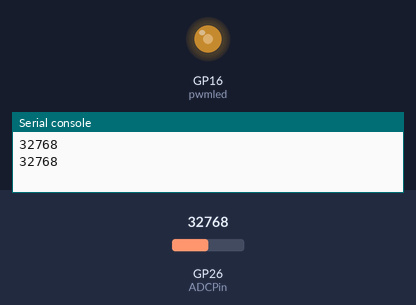
This program was run on a simulated Raspberry Pi Pico running MicroPython. Parts: output pins drawn as LEDs (lit = HIGH), the last lines printed to the serial console. The test bench sets the inputs (shaded band); at power-on: GP26 (ADCPin) = 32768 (analog values on the 0–65535 scale).

Above: at 2.2 s.
2.3 s: GP26 (ADCPin) set to 45874
At 4.2 s:
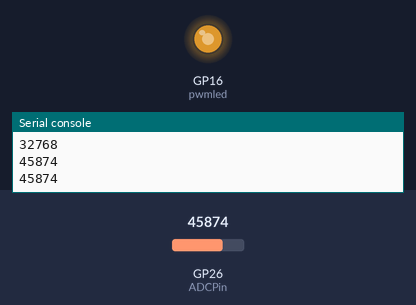
4.5 s: GP26 (ADCPin) set to 57670
At 5.7 s:
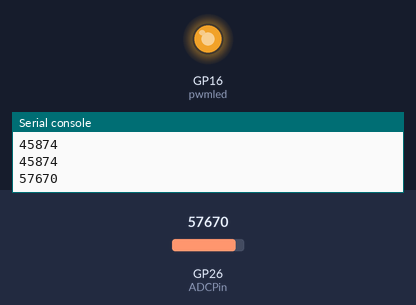
6.5 s: GP26 (ADCPin) set to 7864
At 8.4 s:
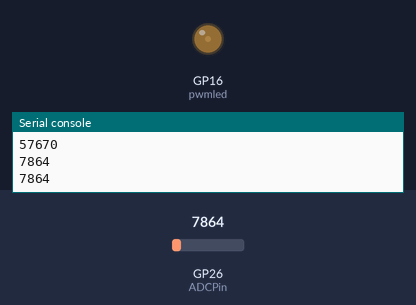
Timing chart, 0 to 9.9 s (numbered marks = the images above; inputs shaded):
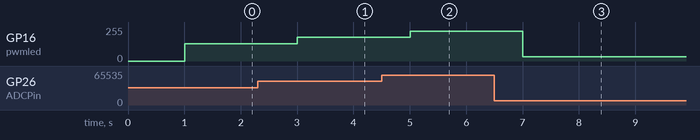

Measured:
- after the input at 2.3 s, GP16 (pwmled): 128/255 → 178/255 after 0.70 s
- after the input at 4.5 s, GP16 (pwmled): 178/255 → 224/255 after 0.50 s
- after the input at 6.5 s, GP16 (pwmled): 224/255 → 31/255 after 0.50 s

The program:

R_2425CL3_ExtLedPWMadcpot_v1_0.py
```python
# (licence header left out)
from machine import Pin, ADC, PWM
from utime import sleep
from os import uname

# Informative block - start
p_keyOhw = "Potenciometro en ADC0-GPIO26 + Led en GPIO16"
p_project = "Lectura Analogica de potenciometro-> Escribe Led con PWM"
p_version = "1.0"
print(f"uPython version: {uname()[3]} ")
print(f"uC: {uname()[4]} - Key other HW : {p_keyOhw}")
print(f"Program: {p_project} - Version: {p_version}")

print('Inicio de inicializacion ...', end='')
ADCPin = 26
adc = ADC(Pin(ADCPin))
EXTERNAL_LED_PIN = 16
pwmled = PWM(EXTERNAL_LED_PIN)
pwmled.freq(1000)
print("Fin de inicializacion")
sleep(1)

while True:
    valorDuty = adc.read_u16()
    pwmled.duty_u16(valorDuty)
    print(valorDuty)
    sleep(1)
```
